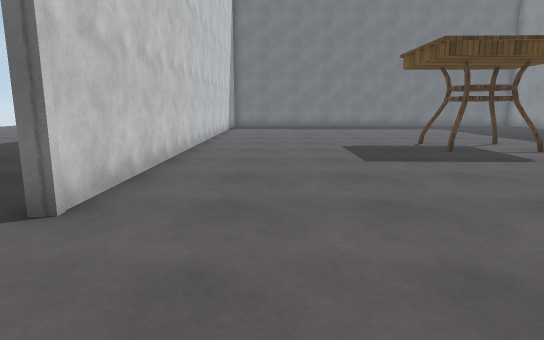
View 1 (above)

16 first-person views from a walk through a scene from a Unity 3-D project. The camera is 1.2 m above the floor, tilts 10° down and sees 75° across. The floor is counted in squares, 1 m on a side. Each view is taken from the middle of a square. On the plan, view 1 faces up. The plan holds only what a view shows up to about 14 squares ahead; the rest is blank. Surface patterns are stand-ins for the level's own textures.

View 2
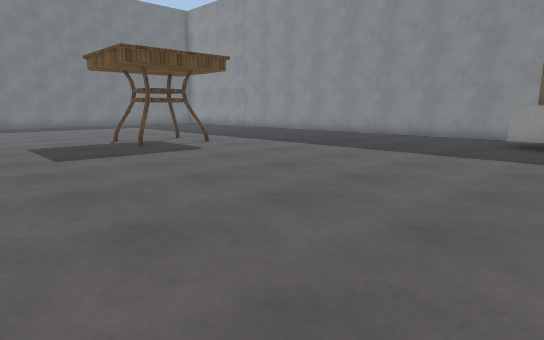

View 3
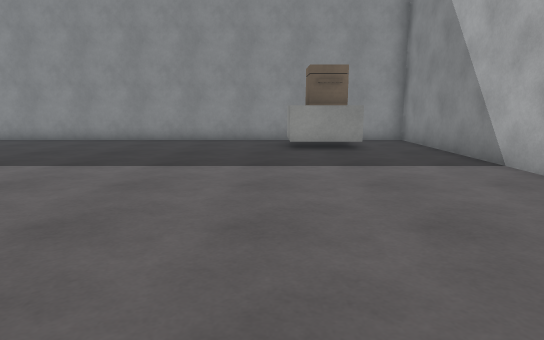

View 4
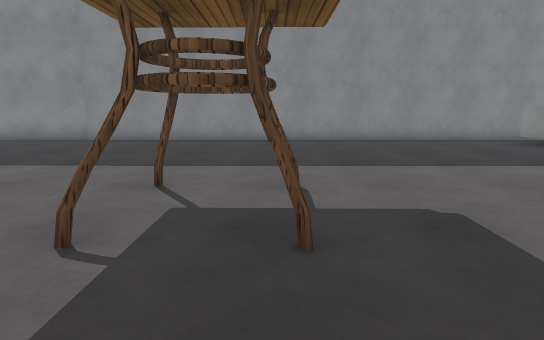

View 5
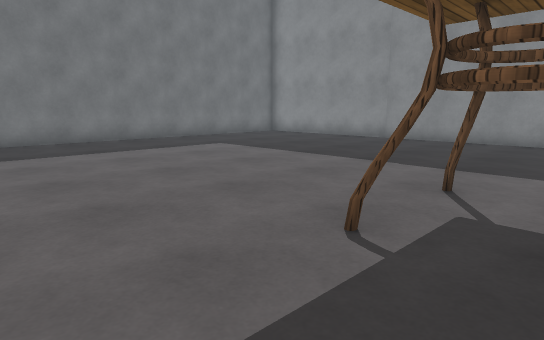

View 6
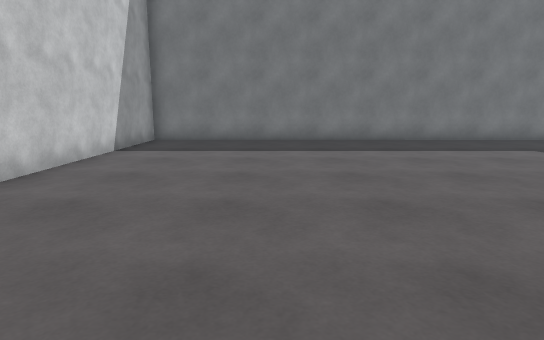

View 7
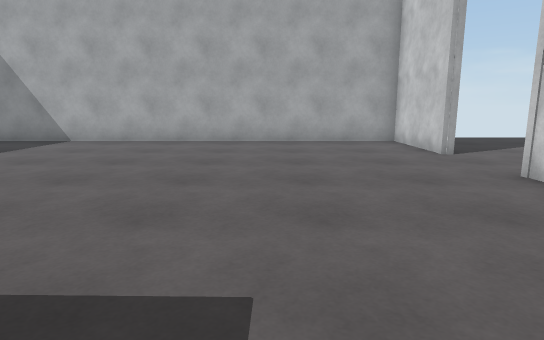

View 8
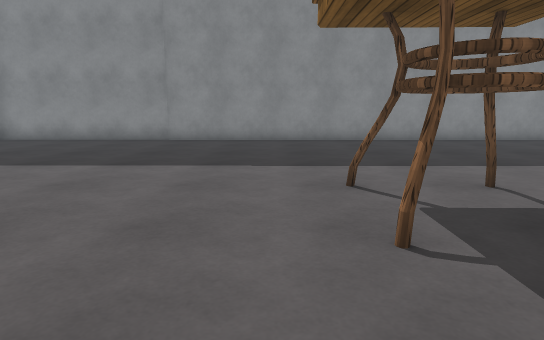

View 9
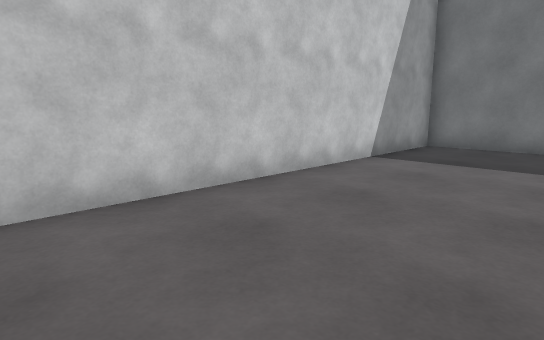

View 10
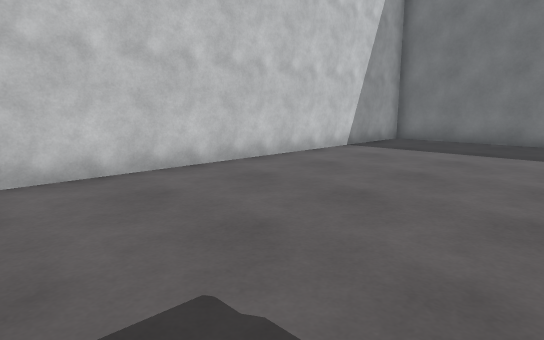

View 11
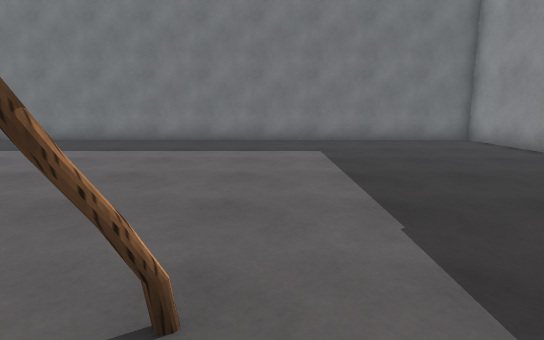

View 12
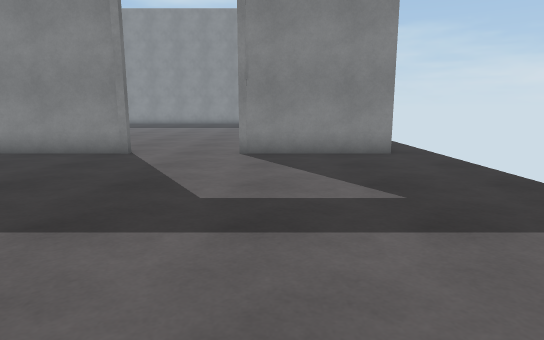

View 13
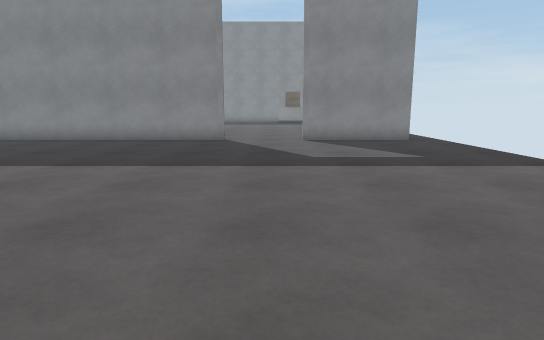

View 14
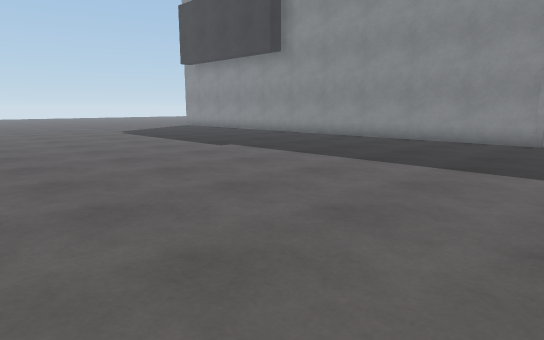

View 15
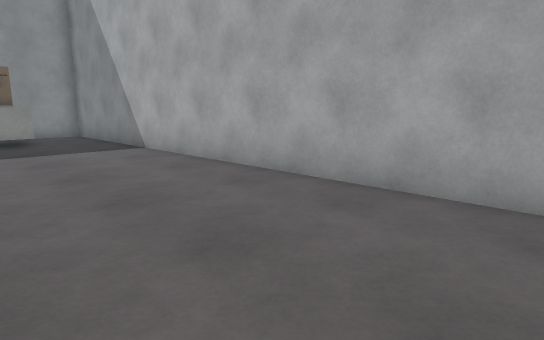

View 16
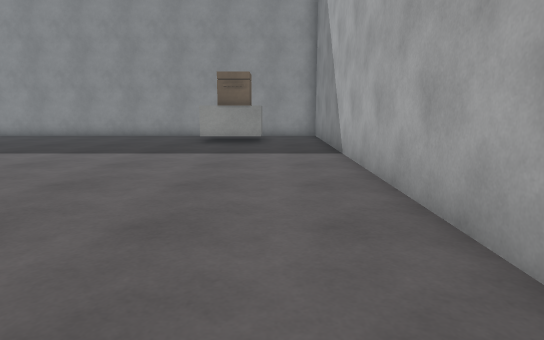

### Floor plan
Points are (right, up) in squares from view 1. A wall is a line through its corners. A room is listed if a view was taken in it or the views show most of it. See-through windows are left out.
Room 1 (views 1, 2, 3, 4, 5, 6, 7, 8, 9, 10, 11, 15, 16)
walls: (-2.4, 0.9) (-2.4, -2.9) (15.3, -2.9) (15.3, 23.3) (-2.4, 23.4) (-2.4, 3.8)
ways out: opening at (-2.7, 2) to room 2
objects: table (5, 10) to (7, 12); other object (12, 0) to (14, 1)
Room 2 (views 12, 13, 14)
walls: (-2.7, 3.8) (-2.7, 12.2); (-2.7, -3.2) (-2.7, 0.9)
ways out: opening at (-2.7, 2) to room 1

Positions as (right, up) in squares from view 1, and headings:
1: (0, 0), facing up
2: (0, -1), facing up-right
3: (2, 2), facing right
4: (2, 10), facing right
5: (2, 10), facing up-right
6: (2, 10), facing up
7: (2, 10), facing down
8: (2, 13), facing right
9: (2, 12), facing up-left
10: (4, 10), facing up-left
11: (8, 10), facing up
12: (-12, 0), facing right
13: (-16, 2), facing right
14: (-16, 2), facing up-right
15: (-1, 2), facing down-right
16: (0, -1), facing right
